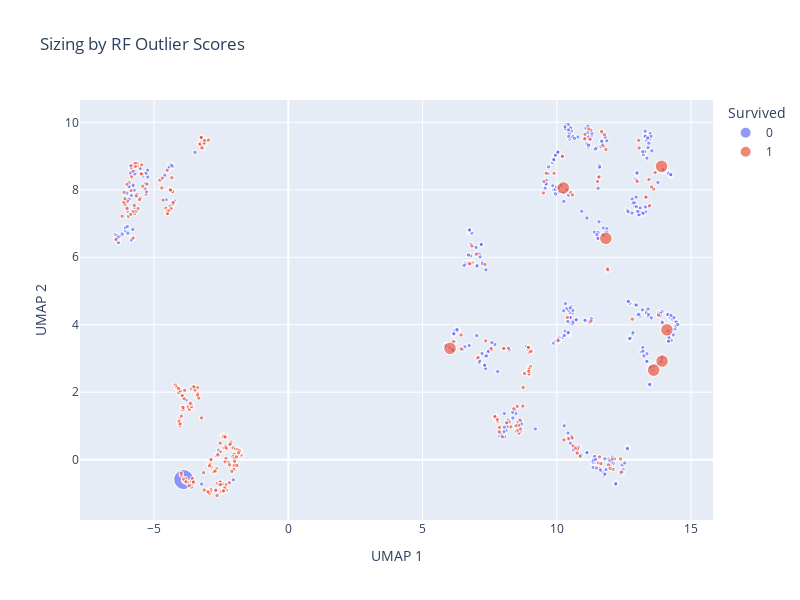

Notebook source saved alongside this figure:
### Code cell
# Set the desired visual size range
min_size = 1
max_size = 20

# Scale the outlier scores to the range [min_size, max_size]
scaled_sizes = np.interp(outlier_scores, 
                         (outlier_scores.min(), outlier_scores.max()), 
                         (min_size, max_size))


hover_df = pd.DataFrame(X_train_imputed).copy()
hover_df['outlier_score'] = outlier_scores
hover_df['sizes'] = scaled_sizes
hover_df['UMAP 1'] = umap_emb[:, 0]
hover_df['UMAP 2'] = umap_emb[:, 1]


# Plot with scaled sizes
fig = px.scatter(
    data_frame=hover_df,
    x='UMAP 1',
    y='UMAP 2',
    color=y_train.astype(str),
    size='sizes',
    size_max=max_size,
    labels={'x': 'UMAP 1', 'y': 'UMAP 2', 'color': 'Survived'},
    title="Sizing by RF Outlier Scores",
    hover_data=hover_df,
    width=800,
    height=600,
)
fig.show()

### Figure 1 — Plotly figure (JSON) as saved in the notebook; plotly's stock layout.template omitted (floating-point values rounded to 4 significant figures; data arrays with more than 128 entries replaced by an {"elided": "..."} marker saying what was removed)
{"data": [{"customdata": {"elided": "665x12 float values"}, "hovertemplate": "Survived=0<br>UMAP 1=%{x}<br>UMAP 2=%{y}<br>sizes=%{customdata[11]}<br>pclass=%{customdata[0]}<br>age=%{customdata[1]}<br>sibsp=%{customdata[2]}<br>parch=%{customdata[3]}<br>fare=%{customdata[4]}<br>sex_female=%{customdata[5]}<br>sex_male=%{customdata[6]}<br>embarked_C=%{customdata[7]}<br>embarked_Q=%{customdata[8]}<br>embarked_S=%{customdata[9]}<br>outlier_score=%{customdata[10]}<extra></extra>", "legendgroup": "0", "marker": {"color": "#636efa", "size": {"elided": "665 float values"}, "sizemode": "area", "sizeref": 0.05, "symbol": "circle"}, "mode": "markers", "name": "0", "showlegend": true, "type": "scattergl", "x": {"elided": "665 float values"}, "xaxis": "x", "y": {"elided": "665 float values"}, "yaxis": "y"}, {"customdata": {"elided": "382x12 float values"}, "hovertemplate": "Survived=1<br>UMAP 1=%{x}<br>UMAP 2=%{y}<br>sizes=%{customdata[11]}<br>pclass=%{customdata[0]}<br>age=%{customdata[1]}<br>sibsp=%{customdata[2]}<br>parch=%{customdata[3]}<br>fare=%{customdata[4]}<br>sex_female=%{customdata[5]}<br>sex_male=%{customdata[6]}<br>embarked_C=%{customdata[7]}<br>embarked_Q=%{customdata[8]}<br>embarked_S=%{customdata[9]}<br>outlier_score=%{customdata[10]}<extra></extra>", "legendgroup": "1", "marker": {"color": "#EF553B", "size": {"elided": "382 float values"}, "sizemode": "area", "sizeref": 0.05, "symbol": "circle"}, "mode": "markers", "name": "1", "showlegend": true, "type": "scattergl", "x": {"elided": "382 float values"}, "xaxis": "x", "y": {"elided": "382 float values"}, "yaxis": "y"}], "layout": {"height": 600, "legend": {"itemsizing": "constant", "title": {"text": "Survived"}, "tracegroupgap": 0}, "title": {"text": "Sizing by RF Outlier Scores"}, "width": 800, "xaxis": {"anchor": "y", "domain": [0, 1], "title": {"text": "UMAP 1"}}, "yaxis": {"anchor": "x", "domain": [0, 1], "title": {"text": "UMAP 2"}}}}
